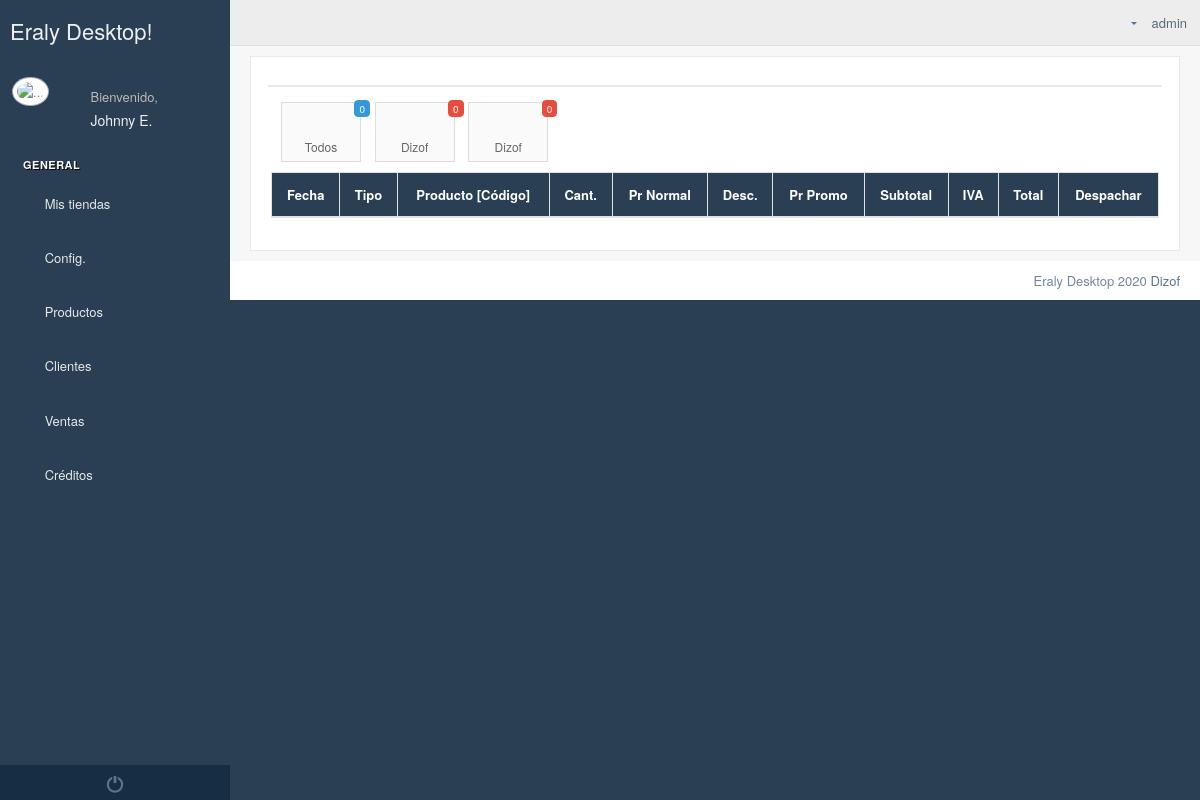
The app's page /store/autority/ (signed in) with its own data.
### Empresa/models.py (models this page shows, shortened)
class Establecimiento(models.Model):
    logo=models.ImageField(upload_to="logos/establecimientos",null=True,blank=True)
    banner=models.ImageField(upload_to="banner/establecimientos",null=True,blank=True)
    pie_pagina=models.ImageField(upload_to="pie/establecimientos",null=True,blank=True)
    cabecera_tienda=models.ImageField(upload_to="logos/tienda",null=True,blank=True)
    banner1=models.ImageField(upload_to="logos/tienda",null=True,blank=True)
    banner2=models.ImageField(upload_to="logos/tienda",null=True,blank=True)
    color_encabezado_documentos=models.CharField(max_length=40, default="#ffffff")
    usuario=models.ForeignKey(User,on_delete=models.CASCADE)
    ruc=models.CharField(max_length=13)
    nombreComercial=models.CharField(max_length=60)
    representateLegal=models.CharField(max_length=60)
    slug = models.SlugField(max_length=255, unique=True, blank=True)
    descripcion = RichTextUploadingField(null=True, blank=True)
    ubicacion_gps = models.CharField(max_length=300,null=True,blank=True)
    correo_electronico=models.EmailField(max_length=600,null=True,blank=True)
    web=models.CharField(max_length=400,null=True,blank=True)
    facebook=models.CharField(max_length=400,null=True,blank=True,default=" ")
    instagram=models.CharField(max_length=400, null=True, blank=True, default=" ")
    youtube = models.CharField(max_length=400,null=True,blank=True,default=" ")
    activo=models.BooleanField(default=False)

### Ventas/views.py (the view)
# urls.py: path("store/autority/",autorizar_ComprasWeb),
def autorizar_ComprasWeb(request):
    compras=DetalleCompraWeb.objects.filter(producto__establecimiento__usuarioempresa__user=request.user)
    contador=compras.count()
    if request.GET.get('establecimiento'):
        compras = compras.filter(producto__establecimiento_id=request.GET.get('establecimiento'))
    if request.POST:
        compra=compras.get(id=request.POST.get('producto_id'))
        compra.autorizado=True
        compra.save()
        messages.add_message(request,messages.SUCCESS,"Se ha autorizado el envío de mercaderías..!")
        return HttpResponseRedirect('/store/autority/?establecimiento=%s' %compra.producto.establecimiento_id)
    contexto={
        'comprasweb':compras,
        'total_compras':contador
    }
    return render(request,'Ventas/Ventas_Web.html',contexto)

### Producto/templatetags/productosTags.py (called while the page is built)
@register.simple_tag
def ventas_store(id_establecimiento):
    return  DetalleCompraWeb.objects.filter(producto__establecimiento_id=id_establecimiento,autorizado=False).count()

### templates/Ventas/Ventas_Web.html (shortened to what this page needs)
{% extends 'Home/index2.html' %}
{% block contenido_index %}
    {% load static %}
    {% load productosTags %}
    {% load mathfilters %}
    <div class="">
        <div class="row">
            <div class="col-md-12 col-sm-12 ">
                <div class="x_panel">
                    <div class="x_title">
                        <div class="clearfix"></div>
                    </div>
                    <div class="x_content">
                        <div class="row">
                            <div class="col-sm-12">
                                <a class="btn btn-app" href="/store/autority/">
                                    <i class="fa fa-bullhorn"></i>
                                    <span class="badge bg-blue">{{ total_compras }}</span>
                                    Todos</a>
                                {% for establecimiento in request.user.establecimiento_set.all %}
                                    <a class="btn btn-app"
                                       href="/store/autority/?establecimiento={{ establecimiento.id }}">
                                        <i class="fa fa-bullhorn"></i>
                                        <span class="badge bg-red">{% ventas_store establecimiento.id %}</span>
                                        {{ establecimiento.nombreComercial }}
                                    </a>
                                {% endfor %}
                                <div class="card-box table-responsive">
                                    <table id="listaDocumentos" class="table table-striped table-bordered"
                                           style="width:100%">
                                        <thead style="background-color: #2A3F54; color: white">
                                        <tr>
                                            <th style="text-align: center">Fecha</th>
                                            <th style="text-align: center">Tipo</th>
                                            <th style="text-align: center">Producto [Código]</th>
                                            <th style="text-align: center">Cant.</th>
                                            <th style="text-align: center">Pr Normal</th>
                                            <th style="text-align: center">Desc.</th>
                                            <th style="text-align: center">Pr Promo</th>
                                            <th style="text-align: center">Subtotal</th>
                                            <th style="text-align: center">IVA</th>
                                            <th style="text-align: center">Total</th>
                                            <th style="text-align: center">Despachar</th>
                                        </tr>
                                        </thead>
                                    </table>
                                </div>
                            </div>
                        </div>
                    </div>
                </div>
            </div>
        </div>
    </div>
{% endblock %}

### templates/Home/base_html.html (shortened to what this page needs)
<!DOCTYPE html>
{% load static %}
<html lang="en">
<head>
    <link href="{% static '/vendors/datatables.net-bs/css/dataTables.bootstrap.min.css' %}" rel="stylesheet">
    <link href="{% static '/vendors/datatables.net-buttons-bs/css/buttons.bootstrap.min.css' %}" rel="stylesheet">
    <link href="{% static '/vendors/datatables.net-fixedheader-bs/css/fixedHeader.bootstrap.min.css' %}"
          rel="stylesheet">
    <link href="{% static '/vendors/datatables.net-responsive-bs/css/responsive.bootstrap.min.css' %}" rel="stylesheet">
    <link href="{% static '/vendors/datatables.net-scroller-bs/css/scroller.bootstrap.min.css' %}" rel="stylesheet">
    <link href="{% static '/vendors/bootstrap/dist/css/bootstrap.min.css' %}" rel="stylesheet">
    <link href="{% static '/vendors/font-awesome/css/font-awesome.min.css' %}" rel="stylesheet">
    <link href="{% static '/vendors/nprogress/nprogress.css' %}" rel="stylesheet">
    <link href="{% static '/vendors/bootstrap-daterangepicker/daterangepicker.css' %}" rel="stylesheet">
    <link href="{% static '/vendors/iCheck/skins/flat/green.css' %}" rel="stylesheet">
    <link href="{% static '/build/css/custom.min.css' %}" rel="stylesheet">
</head>
<body class="nav-md">
<div class="container body">
    <div class="main_container">
        <div class="col-md-3 left_col">
            <div class="left_col scroll-view">
                <div class="navbar nav_title" style="border: 0;">
                    <a href="/" class="site_title"> <span>Eraly Desktop!</span></a>
                </div>
                <div class="profile clearfix">
                    <div class="profile_pic">
                        <img src="/media/admin-interface/favicon/favicon_eraly.png" alt="..."
                             class="img-circle profile_img">
                    </div>
                    <div class="profile_info">
                        <span>Bienvenido,</span>
                        <h2>{{ request.user.first_name }}</h2>
                    </div>
                </div>
                <br/>
                {% block menu %}
                    <div id="sidebar-menu" class="main_menu_side hidden-print main_menu">
                        <div class="menu_section">
                            <h3>General</h3>
                            <ul class="nav side-menu">
                                <li><a><i class="fa fa-shopping-basket"></i> Mis tiendas <span class="fa fa-chevron-down"></span></a>
                                </li>
                            </ul>
                            <ul class="nav side-menu">
                                <li><a><i class="fa fa-home"></i> Config. <span class="fa fa-chevron-down"></span></a>
                                </li>
                            </ul>
                            <ul class="nav side-menu">
                                <li><a><i class="fa fa-product-hunt"></i> Productos <span
                                        class="fa fa-chevron-down"></span></a>
                                </li>
                            </ul>
                        <ul class="nav side-menu">
                                <li><a><i class="fa fa-user-plus"></i> Clientes <span class="fa fa-chevron-down"></span></a>
                                </li>
                            </ul>
                            <ul class="nav side-menu">
                                <li><a><i class="fa fa-file-o"></i> Ventas <span class="fa fa-chevron-down"></span></a>
                                </li>
                            </ul>
                            <ul class="nav side-menu">
                                <li><a><i class="fa fa-file-o"></i> Créditos <span class="fa fa-chevron-down"></span></a>
                                </li>
                            </ul>
                        </div>
                    </div>
                    <div class="sidebar-footer hidden-small">
                        <a data-toggle="tooltip" data-placement="top" title="Logout" href="/logout_/"
                           style="width: 100%">
                            <span class="glyphicon glyphicon-off" aria-hidden="true"></span>
                        </a>
                    </div>
                {% endblock %}
            </div>
        </div>
        <div class="top_nav">
            <div class="nav_menu">
                <div class="nav toggle">
                    <a id="menu_toggle"><i class="fa fa-bars"></i></a>
                </div>
                <nav class="nav navbar-nav">
                    <ul class=" navbar-right">
                        <li class="nav-item dropdown open" style="padding-left: 15px;">
                            <a href="javascript:;" class="user-profile" aria-haspopup="true"
                               id="navbarDropdown" data-toggle="dropdown" aria-expanded="false">
                                {{ request.user.username }}
                            </a>
                        </li>
                        <li role="presentation" class="nav-item dropdown open">
                            <a href="javascript:;" class="dropdown-toggle info-number" id="navbarDropdown1"
                               data-toggle="dropdown" aria-expanded="false">
                                <i class="fa fa-envelope-o"></i>
                            </a>
                        </li>
                    </ul>
                </nav>
            </div>
        </div>
        <div class="right_col" role="main">
            {% block contenido %}{% endblock %}
        </div>
    </div>
    <footer>
        <div class="pull-right">
            Eraly Desktop 2020 <a href="https://colorlib.com">Dizof</a>
        </div>
        <div class="clearfix"></div>
    </footer>
</div>
<link rel="stylesheet" href="{% static 'toastr/toastr.min.css' %}">
</body>
</html>

### records on screen
Establecimiento: id "0", nombreComercial "Dizof"
Establecimiento: id "0", nombreComercial "Dizof"

### other values on screen
{{ request.user.first_name }} "Johnny E."
{{ request.user.username }} "admin"
{{ total_compras }} "0"
